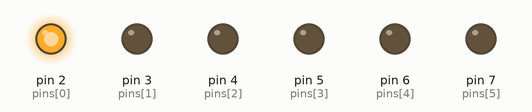
Recording of a sketch running on a simulated Arduino Uno, built with avr-gcc and run on an emulated ATmega328P. Parts: output pins drawn as LEDs (lit = HIGH).

Above: at 0.5 s.
At 3.5 s:
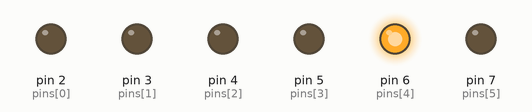
At 5.5 s:
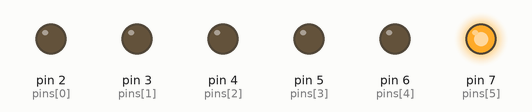
At 8.5 s:
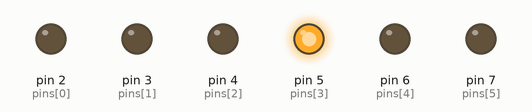
At 13.5 s:
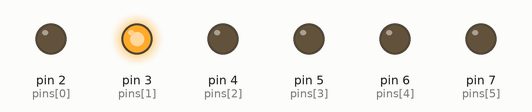
At 17.5 s:
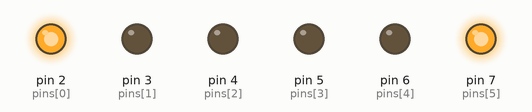
Timing chart, 0 to 18.4 s (numbered marks = the images above):
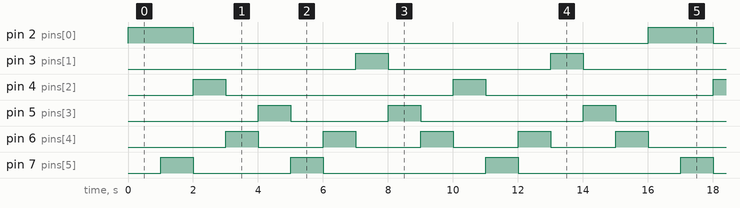

Measured:
- by itself, pin 2 (pins[0]): alternates HIGH for 2.0 s and LOW for 14.0 s
- by itself, pin 3 (pins[1]): LOW → HIGH at 7.0 s, → LOW 1.0 s later, → HIGH 5.0 s later, → LOW 1.0 s later, … (9 changes in this stretch)
- by itself, pin 4 (pins[2]): alternates HIGH for 1.0 s and LOW for 7.0 s
- by itself, pin 5 (pins[3]), pin 7 (pins[5]): repeats every 16.0 s: LOW 3.0 s, 2 × (HIGH 1.0 s, LOW 5.0 s), HIGH 1.0 s
- by itself, pin 6 (pins[4]): repeats every 16.0 s: 4 × (LOW 2.0 s, HIGH 1.0 s), LOW 3.0 s, HIGH 1.0 s

The sketch:

5.1-lampu-lalu-lintas-menggunakan-array.ino
```cpp
const int pins[6] = {2, 3, 4, 5, 6, 7};  // Array untuk pin lampu: merah_A, kuning_A, hijau_A, merah_MT, kuning_MT, hijau_MT
const int langkah_total = 16;  // Total langkah dalam tabel
int langkah = 0;

// Array status lampu pada setiap langkah (0: OFF, 1: ON)
int lampu[6][langkah_total] = {
  {1, 1, 0, 0, 0, 0, 0, 0, 0, 0, 0, 0, 0, 0, 0, 0},  // Lampu merah_A (A.Yani)
  {0, 0, 0, 0, 0, 0, 0, 1, 0, 0, 0, 0, 0, 1, 0, 0},  // Lampu kuning_A (A.Yani)
  {0, 0, 1, 0, 0, 0, 0, 0, 0, 0, 1, 0, 0, 0, 0, 0},  // Lampu hijau_A (A.Yani)
  {0, 0, 0, 0, 1, 0, 0, 0, 1, 0, 0, 0, 0, 0, 1, 0},  // Lampu merah_MT (MT. Haryono)
  {0, 0, 0, 1, 0, 0, 1, 0, 0, 1, 0, 0, 1, 0, 0, 1},  // Lampu kuning_MT (MT. Haryono)
  {0, 1, 0, 0, 0, 1, 0, 0, 0, 0, 0, 1, 0, 0, 0, 0}   // Lampu hijau_MT (MT. Haryono)
};

void setup() {
    // Inisialisasi pin sebagai OUTPUT
    for (int i = 0; i < 6; i++) {
        pinMode(pins[i], OUTPUT);
    }
}

void loop() {
    // Reset semua lampu sebelum mengaktifkan berdasarkan tabel
    for (int i = 0; i < 6; i++) {
        digitalWrite(pins[i], LOW);
    }

    // Aktifkan lampu sesuai dengan status pada array untuk langkah saat ini
    for (int i = 0; i < 6; i++) {
        if (lampu[i][langkah] == 1) {
            digitalWrite(pins[i], HIGH);
        }
    }

    delay(1000); // Setiap langkah berjalan selama 1 detik
    langkah = (langkah + 1) % langkah_total; // Loop kembali ke langkah 0 setelah langkah 15
}
```
